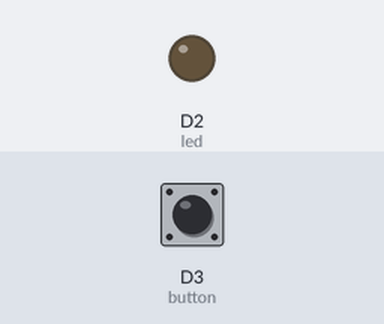
This sketch was run on a simulated ESP8266 (NodeMCU). Shown: output pins drawn as LEDs (lit = HIGH). The test bench sets the inputs (shaded band); at power-on: D3 (button) HIGH.

Above: at 1.2 s.
1.3 s: D3 (button) pulled LOW for 0.15 s
At 3.1 s:
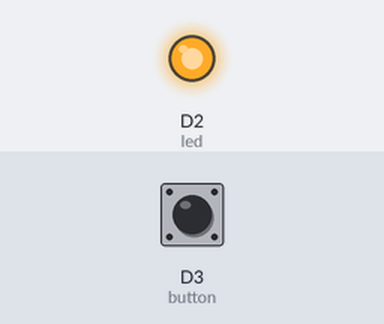
Timing chart, 0 to 10.4 s (numbered marks = the images above; inputs shaded):
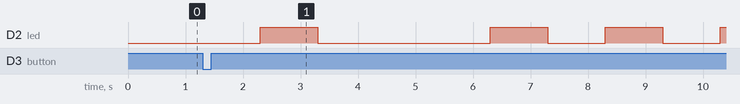

Measured:
- after the input at 1.3 s, D2 (led): goes HIGH 1.0 s, LOW 3.0 s, HIGH 1.0 s, LOW 1.0 s, HIGH 1.0 s, LOW 1.0 s, then HIGH, starting after 1.0 s

The sketch:

Blinky.ino
```cpp
// ------------
// Blink an LED
// ------------

/*-------------

We've heavily commented this code for you. If you're a pro, feel free to ignore it.

Comments start with two slashes or are blocked off by a slash and a star.
You can read them, but your device can't.
It's like a secret message just for you.

Every program based on Wiring (programming language used by Arduino, and Particle devices) has two essential parts:
setup - runs once at the beginning of your program
loop - runs continuously over and over

You'll see how we use these in a second.

This program will blink an led on and off every second.
It blinks the D7 LED on your Particle device. If you have an LED wired to D0, it will blink that LED as well.

-------------*/

#define BUTTON_PIN 4


// First, we're going to make some variables.
// This is our "shorthand" that we'll use throughout the program:

int led = D2;

int button = D3;
// Having declared these variables, let's move on to the setup function.
// The setup function is a standard part of any microcontroller program.
// It runs only once when the device boots up or is reset.

void setup() {
pinMode(button, INPUT_PULLUP);
pinMode(led, OUTPUT);

}

// Next we have the loop function, the other essential part of a microcontroller program.
// This routine gets repeated over and over, as quickly as possible and as many times as possible, after the setup function is called.
// Note: Code that blocks for too long (like more than 5 seconds), can make weird things happen (like dropping the network connection).  The built-in delay function shown below safely interleaves required background activity, so arbitrarily long delays can safely be done if you need them.

void loop() {
  //L


int buttonState = digitalRead(button);
bool pushed = false;
if(buttonState == LOW)
{
    pushed = true;
}

if(pushed)
{

   //L
   Dot();
   Dash();
   Dot();
   Dot();

   //A
   Dot();
   Dash();

   //C
   Dash();
   Dot();
   Dash();
   Dot();

   //H
   Dot();
   Dash();

   //L
   Dot();
   Dash();
   Dot();
   Dot();

   //A
   Dot();
   Dash();

   //N
   Dash();
   Dot();

pushed = false;
}


}

void Dot()
{
      // To blink the LED, first we'll turn it on...

  digitalWrite(led, LOW);

  // We'll leave it on for 1 seconds...
  delay(1000);
  // Then we'll turn it off...
  digitalWrite(led, HIGH);


  // Wait 1 second...
  delay(1000);

}

void Dash()
{
      // To blink the LED, first we'll turn it on...
  digitalWrite(led, LOW);


  // We'll leave it on for 3 seconds...
  delay(3000);
  // Then we'll turn it off...
  digitalWrite(led, HIGH);

  // Wait 1 second...
  delay(1000);
}

//Byrne, D. (n.d.). Tutorial: Using a pushbutton. [online] DioT Labs. Available at: https://diotlabs.daraghbyrne.me/docs/getting-inputs/buttons/. Accessed 23 March 2023
```
